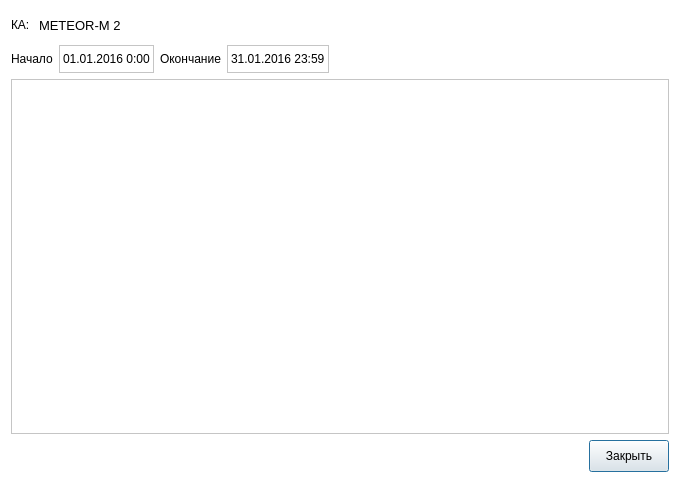
<?xml version="1.0" encoding="UTF-8"?>
<ui version="4.0">
 <class>MmirzRes</class>
 <widget class="QWidget" name="MmirzRes">
  <property name="geometry">
   <rect>
    <x>0</x>
    <y>0</y>
    <width>680</width>
    <height>483</height>
   </rect>
  </property>
  <property name="palette">
   <palette>
    <active>
     <colorrole role="Base">
      <brush brushstyle="SolidPattern">
       <color alpha="255">
        <red>255</red>
        <green>255</green>
        <blue>255</blue>
       </color>
      </brush>
     </colorrole>
     <colorrole role="Window">
      <brush brushstyle="SolidPattern">
       <color alpha="255">
        <red>255</red>
        <green>255</green>
        <blue>255</blue>
       </color>
      </brush>
     </colorrole>
    </active>
    <inactive>
     <colorrole role="Base">
      <brush brushstyle="SolidPattern">
       <color alpha="255">
        <red>255</red>
        <green>255</green>
        <blue>255</blue>
       </color>
      </brush>
     </colorrole>
     <colorrole role="Window">
      <brush brushstyle="SolidPattern">
       <color alpha="255">
        <red>255</red>
        <green>255</green>
        <blue>255</blue>
       </color>
      </brush>
     </colorrole>
    </inactive>
    <disabled>
     <colorrole role="Base">
      <brush brushstyle="SolidPattern">
       <color alpha="255">
        <red>255</red>
        <green>255</green>
        <blue>255</blue>
       </color>
      </brush>
     </colorrole>
     <colorrole role="Window">
      <brush brushstyle="SolidPattern">
       <color alpha="255">
        <red>255</red>
        <green>255</green>
        <blue>255</blue>
       </color>
      </brush>
     </colorrole>
    </disabled>
   </palette>
  </property>
  <property name="windowTitle">
   <string>Количество попаданий в полосу КА</string>
  </property>
  <layout class="QGridLayout" name="gridLayout">
   <item row="0" column="0">
    <layout class="QHBoxLayout" name="horizontalLayout_3">
     <item>
      <widget class="QLabel" name="label_6">
       <property name="sizePolicy">
        <sizepolicy hsizetype="Fixed" vsizetype="Preferred">
         <horstretch>0</horstretch>
         <verstretch>0</verstretch>
        </sizepolicy>
       </property>
       <property name="text">
        <string>КА: </string>
       </property>
      </widget>
     </item>
     <item>
      <widget class="QLabel" name="label">
       <property name="minimumSize">
        <size>
         <width>0</width>
         <height>28</height>
        </size>
       </property>
       <property name="font">
        <font>
         <pointsize>10</pointsize>
        </font>
       </property>
       <property name="text">
        <string>METEOR-M 2</string>
       </property>
      </widget>
     </item>
    </layout>
   </item>
   <item row="1" column="0">
    <layout class="QHBoxLayout" name="horizontalLayout">
     <item>
      <widget class="QLabel" name="label_3">
       <property name="minimumSize">
        <size>
         <width>0</width>
         <height>28</height>
        </size>
       </property>
       <property name="text">
        <string>Начало</string>
       </property>
      </widget>
     </item>
     <item>
      <widget class="QLabel" name="label_2">
       <property name="frameShape">
        <enum>QFrame::StyledPanel</enum>
       </property>
       <property name="frameShadow">
        <enum>QFrame::Sunken</enum>
       </property>
       <property name="text">
        <string>01.01.2016 0:00</string>
       </property>
      </widget>
     </item>
     <item>
      <widget class="QLabel" name="label_4">
       <property name="minimumSize">
        <size>
         <width>0</width>
         <height>28</height>
        </size>
       </property>
       <property name="text">
        <string>Окончание</string>
       </property>
      </widget>
     </item>
     <item>
      <widget class="QLabel" name="label_5">
       <property name="frameShape">
        <enum>QFrame::StyledPanel</enum>
       </property>
       <property name="frameShadow">
        <enum>QFrame::Sunken</enum>
       </property>
       <property name="text">
        <string>31.01.2016 23:59</string>
       </property>
      </widget>
     </item>
     <item>
      <spacer name="horizontalSpacer">
       <property name="orientation">
        <enum>Qt::Horizontal</enum>
       </property>
       <property name="sizeHint" stdset="0">
        <size>
         <width>40</width>
         <height>20</height>
        </size>
       </property>
      </spacer>
     </item>
    </layout>
   </item>
   <item row="2" column="0">
    <widget class="QTableWidget" name="tableWidget">
     <property name="editTriggers">
      <set>QAbstractItemView::NoEditTriggers</set>
     </property>
     <property name="showGrid">
      <bool>false</bool>
     </property>
     <property name="rowCount">
      <number>0</number>
     </property>
     <attribute name="horizontalHeaderCascadingSectionResizes">
      <bool>true</bool>
     </attribute>
     <attribute name="horizontalHeaderStretchLastSection">
      <bool>true</bool>
     </attribute>
    </widget>
   </item>
   <item row="3" column="0">
    <layout class="QHBoxLayout" name="horizontalLayout_2">
     <item>
      <spacer name="horizontalSpacer_2">
       <property name="orientation">
        <enum>Qt::Horizontal</enum>
       </property>
       <property name="sizeHint" stdset="0">
        <size>
         <width>40</width>
         <height>20</height>
        </size>
       </property>
      </spacer>
     </item>
     <item>
      <widget class="QPushButton" name="cancelBtn">
       <property name="minimumSize">
        <size>
         <width>0</width>
         <height>32</height>
        </size>
       </property>
       <property name="text">
        <string>Закрыть</string>
       </property>
       <property name="autoDefault">
        <bool>true</bool>
       </property>
       <property name="default">
        <bool>true</bool>
       </property>
      </widget>
     </item>
    </layout>
   </item>
  </layout>
 </widget>
 <resources/>
 <connections/>
</ui>
